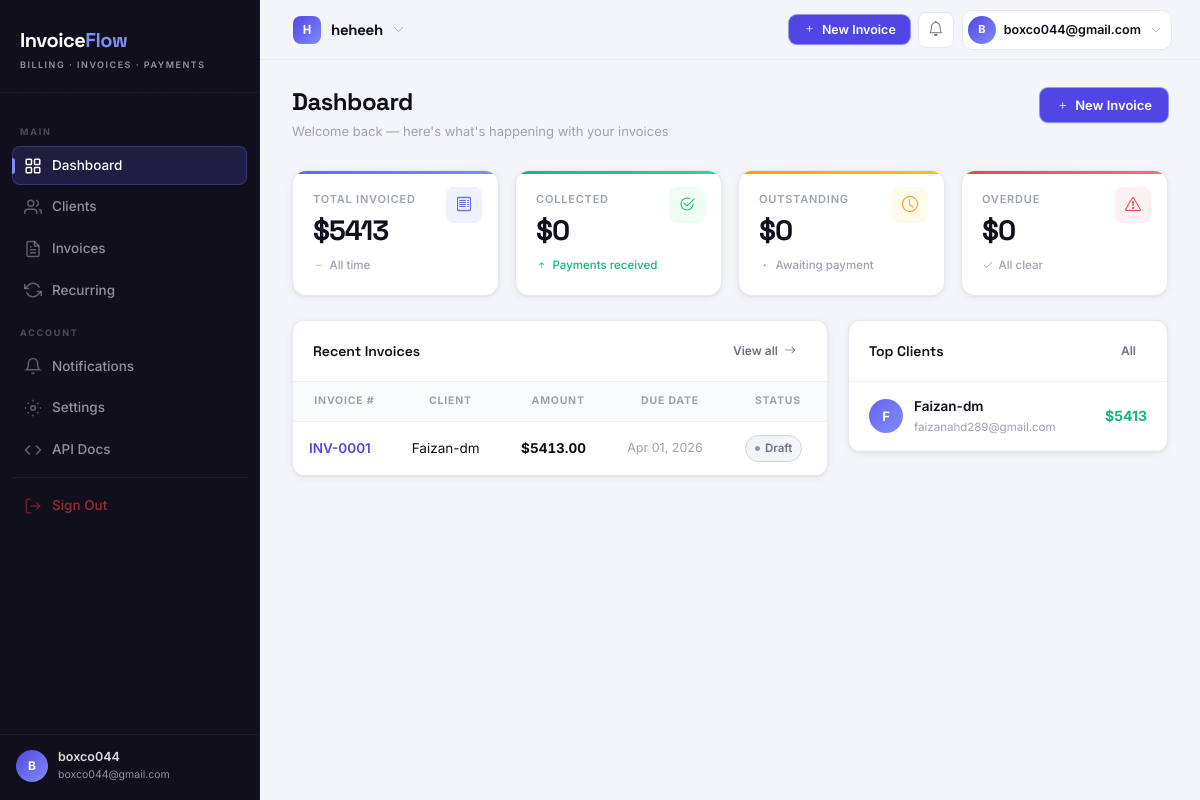
/dashboard/ (signed in), run on an earlier commit of the app's database.
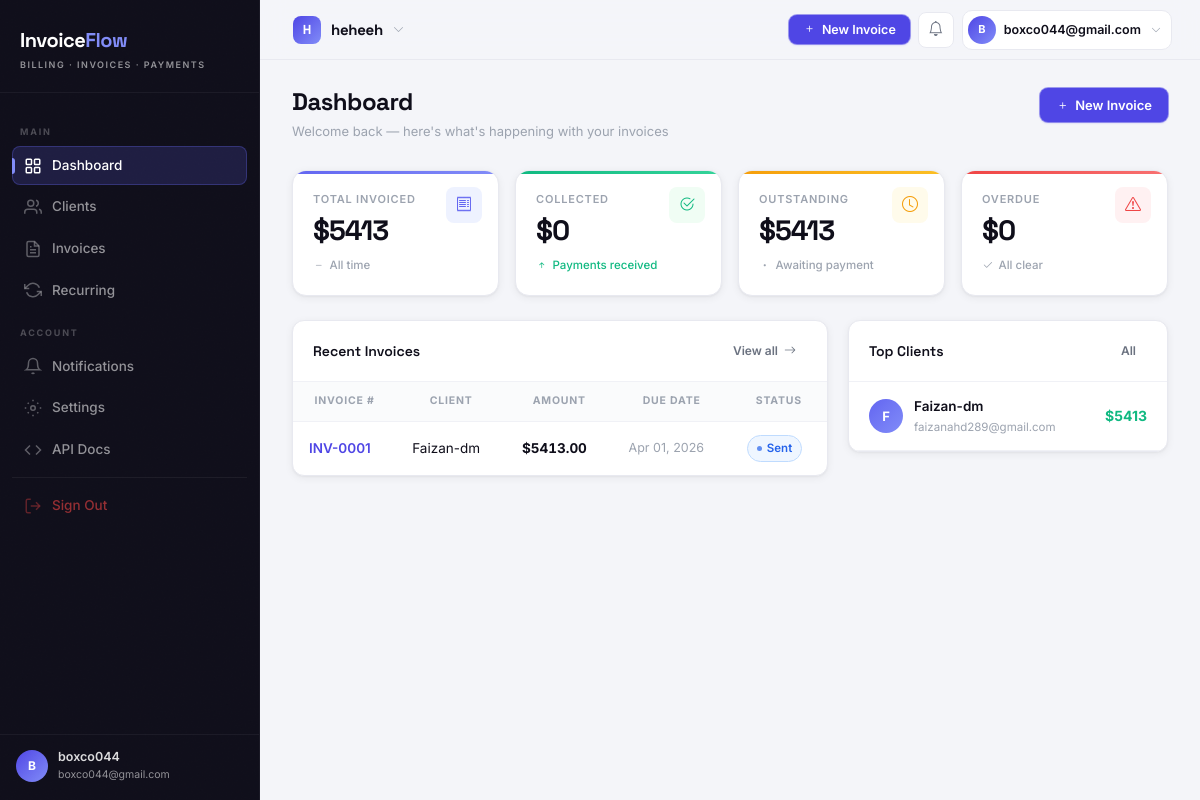
And on a later commit of the database.
### invoices/models.py (models this page shows, shortened)
class Invoice(models.Model):
    STATUS_DRAFT = 'draft'
    STATUS_SENT = 'sent'
    STATUS_VIEWED = 'viewed'
    STATUS_PARTIALLY_PAID = 'partially_paid'
    STATUS_PAID = 'paid'
    STATUS_OVERDUE = 'overdue'
    STATUS_CANCELLED = 'cancelled'
    STATUS_CHOICES = [
        (STATUS_DRAFT, 'Draft'),
        (STATUS_SENT, 'Sent'),
        (STATUS_VIEWED, 'Viewed'),
        (STATUS_PARTIALLY_PAID, 'Partially Paid'),
        (STATUS_PAID, 'Paid'),
        (STATUS_OVERDUE, 'Overdue'),
        (STATUS_CANCELLED, 'Cancelled'),
    ]
    id = models.UUIDField(primary_key=True, default=uuid.uuid4, editable=False)
    organization = models.ForeignKey(
        Organization, on_delete=models.CASCADE, related_name='invoices',
    )
    client = models.ForeignKey(
        Client, on_delete=models.PROTECT, related_name='invoices',
    )
    invoice_number = models.CharField(max_length=50)
    status = models.CharField(max_length=20, choices=STATUS_CHOICES, default=STATUS_DRAFT)
    issue_date = models.DateField(default=timezone.now)
    due_date = models.DateField()
    subtotal = models.DecimalField(max_digits=12, decimal_places=2, default=0)
    discount_amount = models.DecimalField(max_digits=12, decimal_places=2, default=0)
    tax_amount = models.DecimalField(max_digits=12, decimal_places=2, default=0)
    total = models.DecimalField(max_digits=12, decimal_places=2, default=0)
    amount_paid = models.DecimalField(max_digits=12, decimal_places=2, default=0)
    notes = models.TextField(blank=True)
    terms = models.TextField(blank=True)
    pdf_file = models.FileField(upload_to='invoices/pdfs/', null=True, blank=True)
    stripe_payment_intent = models.CharField(max_length=200, blank=True)
    viewed_at = models.DateTimeField(null=True, blank=True)
    sent_at = models.DateTimeField(null=True, blank=True)
    created_at = models.DateTimeField(auto_now_add=True)
    updated_at = models.DateTimeField(auto_now=True)
    class Meta:
        verbose_name = 'Invoice'
        ordering = ['-created_at']
        unique_together = ('organization', 'invoice_number')
    @property
    def is_overdue(self):
        from datetime import date
        return (
            self.status not in [self.STATUS_PAID, self.STATUS_CANCELLED]
            and self.due_date < date.today()
        )

### clients/models.py (models this page shows, shortened)
class Client(models.Model):
    id = models.UUIDField(primary_key=True, default=uuid.uuid4, editable=False)
    organization = models.ForeignKey(
        Organization,
        on_delete=models.CASCADE,
        related_name='clients',
    )
    name = models.CharField(max_length=200)
    email = models.EmailField()
    phone = models.CharField(max_length=20, blank=True)
    billing_address = models.TextField(blank=True)
    currency = models.CharField(max_length=3, default='USD')
    tax_id = models.CharField(max_length=50, blank=True, verbose_name='VAT / Tax ID')
    notes = models.TextField(blank=True, help_text='Internal notes — not shown on invoices')
    is_active = models.BooleanField(default=True)
    created_at = models.DateTimeField(auto_now_add=True)
    updated_at = models.DateTimeField(auto_now=True)
    class Meta:
        verbose_name = 'Client'
        ordering = ['name']

### dashboard/views.py (the view)
# urls.py: path('dashboard/', views.dashboard, name='dashboard'),
@login_required
def dashboard(request):
    org = get_active_org(request)
    if not org:
        return redirect('organizations:settings')
    from invoices.models import Invoice
    from clients.models import Client
    invoices = Invoice.objects.filter(organization=org)
    today = timezone.now().date()
    total_invoiced = invoices.aggregate(t=Sum('total'))['t'] or 0
    total_collected = invoices.aggregate(t=Sum('amount_paid'))['t'] or 0
    total_outstanding = invoices.filter(
        status__in=['sent', 'viewed', 'partially_paid', 'overdue']
    ).aggregate(t=Sum('total') - Sum('amount_paid'))['t'] or 0
    total_overdue = invoices.filter(
        status='overdue'
    ).aggregate(t=Sum('total') - Sum('amount_paid'))['t'] or 0
    recent_invoices = invoices.select_related('client').order_by('-created_at')[:8]
    top_clients = (
        Client.objects.filter(organization=org)
        .annotate(total_invoiced=Sum('invoices__total'))
        .order_by('-total_invoiced')[:5]
    )
    context = {
        'org': org,
        'total_invoiced': total_invoiced,
        'total_collected': total_collected,
        'total_outstanding': total_outstanding,
        'total_overdue': total_overdue,
        'recent_invoices': recent_invoices,
        'top_clients': top_clients,
    }
    return render(request, 'dashboard/index.html', context)

### dashboard/views.py (called while the page is built)
def get_active_org(request):
    active_id = request.session.get('active_org_id')
    if active_id:
        membership = request.user.memberships.filter(organization_id=active_id).select_related('organization').first()
        if membership:
            return membership.organization
    membership = request.user.memberships.select_related('organization').first()
    if membership:
        request.session['active_org_id'] = str(membership.organization.id)
        return membership.organization
    return None

### templates/dashboard/index.html (shortened to what the changed rows need)
{% extends 'base.html' %}
{% block content %}
<div class="page-header">
  <div class="page-header-left">
    <h1 class="page-title">Dashboard</h1>
  </div>
</div>
<div class="kpi-grid">
  <div class="kpi-card kpi-yellow">
    <div class="kpi-icon"><i class="bi bi-clock"></i></div>
    <div class="kpi-label">Outstanding</div>
    <div class="kpi-value">${{ total_outstanding|floatformat:0 }}</div>
    <div class="kpi-trend neutral"><i class="bi bi-dot"></i> Awaiting payment</div>
  </div>
</div>
<div class="layout-dashboard">
  <div>
    <div class="data-table-wrap">
      <div class="card-header">
        <h2 class="card-header-title">Recent Invoices</h2>
      </div>
      <table class="data-table">
        <thead><tr>
          <th>Invoice #</th>
          <th>Client</th>
          <th>Amount</th>
          <th>Due Date</th>
          <th>Status</th>
        </tr></thead>
        <tbody>
          {% for inv in recent_invoices %}
          <tr>
            <td><a href="{% url 'invoices:detail' inv.pk %}" class="col-primary">{{ inv.invoice_number }}</a></td>
            <td>{{ inv.client.name }}</td>
            <td class="col-amount fw-semibold">${{ inv.total|floatformat:2 }}</td>
            <td class="{% if inv.is_overdue %}text-danger{% else %}col-muted{% endif %}">
              {{ inv.due_date|date:"M d, Y" }}
            </td>
            <td><span class="status-badge status-{{ inv.status }}">{{ inv.get_status_display }}</span></td>
          </tr>
          {% endfor %}
        </tbody>
      </table>
    </div>
  </div>
  <div>
    <div class="card">
      <div class="card-header">
        <h2 class="card-header-title">Top Clients</h2>
      </div>
    </div>
  </div>
</div>
{% endblock %}

What changed in the data, as far as the page shows it:
changed Invoice "INV-0001": status "Draft" → "Sent"
Also different on the page:
{{ total_outstanding|floatformat:0 }}: "0" → "5413"
